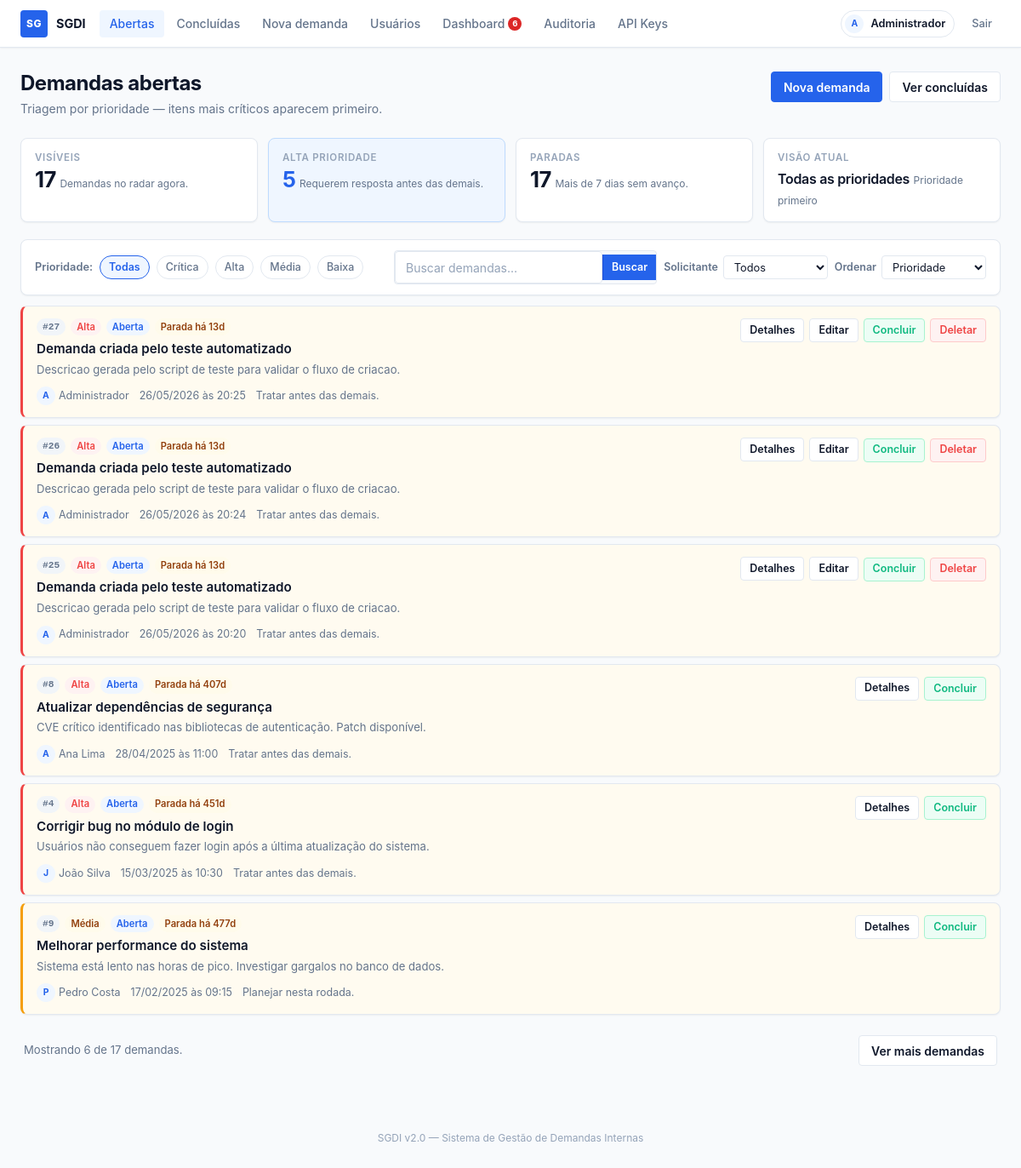
/demandas (signed in), run on the app's committed database.
### tables this page shows
CREATE TABLE demandas (
            id INTEGER PRIMARY KEY AUTOINCREMENT,
            titulo TEXT NOT NULL,
            descricao TEXT NOT NULL,
            solicitante TEXT NOT NULL,
            usuario_id INTEGER NOT NULL REFERENCES usuarios(id),
            prioridade TEXT NOT NULL DEFAULT 'Média',
            status TEXT NOT NULL DEFAULT 'Aberta',
            data_criacao TEXT NOT NULL,
            data_prevista TEXT,
            data_conclusao TEXT
        , responsavel_id INTEGER REFERENCES usuarios(id));

### app.py (the view)
@app.route("/demandas")
@login_required
def index():
    contexto = build_demand_context(
        STATUS_ABERTA,
        filtro_prioridade=request.args.get("prioridade", "").strip(),
        filtro_usuario_id=request.args.get("usuario_id", "").strip() or None,
        ordenacao=request.args.get("ordenacao", "prioridade"),
    )
    contexto["rota_listagem"] = "index"
    return render_template("index.html", **contexto)

### app.py (called while the page is built)
def login_required(f):
    @wraps(f)
    def decorated(*args, **kwargs):
        if "usuario_id" not in session:
            flash("Faça login para continuar.")
            return redirect(url_for("login"))
        return f(*args, **kwargs)
    return decorated

@app.context_processor
def inject_globals():
    if "csrf_token" not in session:
        session["csrf_token"] = secrets.token_hex(32)
    return {
        "csrf_token": session["csrf_token"],
        "usuario_logado": {
            "id": session.get("usuario_id"),
            "nome": session.get("usuario_nome"),
            "username": session.get("usuario_username"),
        } if "usuario_id" in session else None,
    }

def get_db():
    return get_db_connection()

@app.template_filter("priority_slug")
def priority_slug(value):
    return PRIORIDADE_SLUGS.get(value, "neutra")

@app.template_filter("display_datetime")
def display_datetime(value):
    try:
        return datetime.strptime(value, "%Y-%m-%d %H:%M:%S").strftime("%d/%m/%Y às %H:%M")
    except (TypeError, ValueError):
        return value or ""

def normalize_priority(prioridade):
    return prioridade if prioridade in PRIORIDADES else ""

def normalize_order(ordenacao):
    return ordenacao if ordenacao in ORDENACOES else "prioridade"

def enrich_demands(demandas):
    agora = datetime.now()
    resultado = []
    for demanda in demandas:
        d = dict(demanda)
        try:
            data_criacao = datetime.strptime(d["data_criacao"], "%Y-%m-%d %H:%M:%S")
            dias_parada = (agora - data_criacao).days
        except (ValueError, TypeError):
            dias_parada = 0
        d["dias_parada"] = dias_parada
        d["alerta_parada"] = d.get("status") == STATUS_ABERTA and dias_parada >= DIAS_ALERTA_PARADA
        resultado.append(d)
    return resultado

def build_summary(demandas, filtro_prioridade, ordenacao):
    contagem = {p: 0 for p in PRIORIDADES}
    for d in demandas:
        if d.get("prioridade") in contagem:
            contagem[d["prioridade"]] += 1
    return {
        "total": len(demandas),
        "alta": contagem[PRIORIDADES[0]],
        "media": contagem[PRIORIDADES[1]],
        "baixa": contagem[PRIORIDADES[2]],
        "alertas": sum(1 for d in demandas if d.get("alerta_parada")),
        "filtro_label": filtro_prioridade or "Todas as prioridades",
        "ordenacao_label": ORDENACAO_LABELS[ordenacao],
    }

### templates/index.html (shortened to what this page needs)
{% extends "base.html" %}
{% block content %}
<div class="page-header">
    <div>
        <h1>Demandas abertas</h1>
        <p class="page-header__sub">Triagem por prioridade — itens mais críticos aparecem primeiro.</p>
    </div>
    <div class="page-header__actions">
        <a href="{{ url_for('nova_demanda') }}" class="btn btn--primary">Nova demanda</a>
        <a href="{{ url_for('concluidas') }}" class="btn btn--secondary">Ver concluídas</a>
    </div>
</div>
<div class="stats-bar">
    <div class="stat-card">
        <p class="stat-card__label">Visíveis</p>
        <strong class="stat-card__value" data-summary-total>{{ resumo.total }}</strong>
        <span class="stat-card__hint">Demandas no radar agora.</span>
    </div>
    <div class="stat-card stat-card--accent">
        <p class="stat-card__label">Alta prioridade</p>
        <strong class="stat-card__value" data-summary-high>{{ resumo.alta }}</strong>
        <span class="stat-card__hint">Requerem resposta antes das demais.</span>
    </div>
    <div class="stat-card">
        <p class="stat-card__label">Paradas</p>
        <strong class="stat-card__value" data-summary-alerts>{{ resumo.alertas }}</strong>
        <span class="stat-card__hint">Mais de 7 dias sem avanço.</span>
    </div>
    <div class="stat-card">
        <p class="stat-card__label">Visão atual</p>
        <strong class="stat-card__value stat-card__value--sm" data-summary-view>{{ resumo.filtro_label }}</strong>
        <span class="stat-card__hint" data-summary-order>{{ resumo.ordenacao_label }}</span>
    </div>
</div>
<section data-demand-module>
<div class="toolbar">
    <div class="toolbar__left">
        <span class="toolbar__label">Prioridade:</span>
        <a
            href="{{ url_for(rota_listagem, prioridade=None, usuario_id=filtro_usuario_id or None, ordenacao=ordenacao_atual, q=termo_busca or None) }}"
            class="filter-pill {% if not filtro_atual %}is-active{% endif %}"
            data-priority-filter=""
            aria-pressed="{% if not filtro_atual %}true{% else %}false{% endif %}"
        >
            Todas
        </a>
        {% for prioridade in prioridades %}
            <a
                href="{{ url_for(rota_listagem, prioridade=prioridade, usuario_id=filtro_usuario_id or None, ordenacao=ordenacao_atual, q=termo_busca or None) }}"
                class="filter-pill priority-{{ prioridade|priority_slug }} {% if filtro_atual == prioridade %}is-active{% endif %}"
                data-priority-filter="{{ prioridade|priority_slug }}"
                aria-pressed="{% if filtro_atual == prioridade %}true{% else %}false{% endif %}"
            >
                {{ prioridade }}
            </a>
        {% endfor %}
    </div>
    <div class="toolbar__right">
        <form action="{{ url_for('buscar') }}" method="GET" data-search-form>
            <div class="search-field">
                <input
                    type="text"
                    name="q"
                    placeholder="Buscar demandas..."
                    value="{{ termo_busca|default('') }}"
                    aria-label="Buscar demandas abertas"
                >
                <button type="submit">Buscar</button>
            </div>
        </form>
        <form method="GET" action="{{ url_for('index') }}">
            <div class="toolbar-select">
                <label for="usuario_id">Solicitante</label>
                <select name="usuario_id" id="usuario_id" onchange="this.form.submit()">
                    <option value="">Todos</option>
                </select>
            </div>
        </form>
        <form method="GET" action="{{ url_for(rota_listagem) }}">
            <div class="toolbar-select">
                <label for="ordenacao">Ordenar</label>
                <select name="ordenacao" id="ordenacao" data-sort-control>
                    <option value="prioridade" {% if ordenacao_atual == 'prioridade' %}selected{% endif %}>Prioridade</option>
                </select>
            </div>
        </form>
    </div>
</div>
<div
    class="demand-list"
    data-demand-list
    data-current-filter="{{ (filtro_atual|priority_slug) if filtro_atual else '' }}"
    data-current-order="{{ ordenacao_atual }}"
    data-batch-size="6"
>
    {% if demandas %}
        {% for demanda in demandas %}
            <article
                class="demand-card priority-{{ demanda['prioridade']|priority_slug }}{% if demanda.alerta_parada %} is-stalled{% endif %}"
                data-demand-card
                data-priority="{{ demanda['prioridade']|priority_slug }}"
                data-created="{{ demanda['data_criacao'] }}"
                data-alert="{% if demanda.alerta_parada %}true{% else %}false{% endif %}"
            >
                <div class="demand-card__body">
                    <div class="demand-card__top">
                        <div class="demand-card__headline">
                            <div class="chip-row">
                                <span class="chip chip--id">#{{ demanda['id'] }}</span>
                                <span class="chip chip--{{ demanda['prioridade']|priority_slug }}">{{ demanda['prioridade'] }}</span>
                                <span class="chip chip--open">Aberta</span>
                                {% if demanda.alerta_parada %}
                                    <span class="chip chip--stalled">Parada há {{ demanda.dias_parada }}d</span>
                                {% endif %}
                            </div>
                            <h3 class="demand-card__title">
                                <a href="{{ url_for('detalhes', id=demanda['id']) }}">{{ demanda['titulo'] }}</a>
                            </h3>
                            <p class="demand-card__desc">
                                {{ demanda['descricao'][:180] }}{% if demanda['descricao']|length > 180 %}…{% endif %}
                            </p>
                        </div>
                        <div class="demand-card__actions">
                            <a href="{{ url_for('detalhes', id=demanda['id']) }}" class="btn btn--secondary btn--sm">Detalhes</a>
                            {% if usuario_logado.id == demanda['usuario_id'] %}
                                <a href="{{ url_for('editar', id=demanda['id']) }}" class="btn btn--secondary btn--sm">Editar</a>
                            {% endif %}
                            <form method="POST" action="{{ url_for('concluir', id=demanda['id']) }}">
                                <button type="submit" class="btn btn--soft btn--sm">Concluir</button>
                            </form>
                            {% if usuario_logado.id == demanda['usuario_id'] %}
                                <form method="POST" action="{{ url_for('deletar', id=demanda['id']) }}" onsubmit="return confirm('Deletar esta demanda?');">
                                    <button type="submit" class="btn btn--danger btn--sm">Deletar</button>
                                </form>
                            {% endif %}
                        </div>
                    </div>
                    <div class="demand-card__meta">
                        <span class="demand-card__meta-item">
                            <span class="avatar avatar--sm">{{ demanda['solicitante'][0] }}</span>
                            {{ demanda['solicitante'] }}
                        </span>
                        <span class="demand-card__meta-item">{{ demanda['data_criacao']|display_datetime }}</span>
                        <span class="demand-card__meta-item">
                            {% if demanda['prioridade']|priority_slug == 'alta' %}Tratar antes das demais.
                            {% elif demanda['prioridade']|priority_slug == 'media' %}Planejar nesta rodada.
                            {% else %}Encaixar no fluxo.{% endif %}
                        </span>
                    </div>
                </div>
            </article>
        {% endfor %}
    {% else %}
        <div class="empty-state">
            <h3>Nenhuma demanda encontrada.</h3>
            <p>Limpe o filtro ou registre uma nova demanda para manter o fluxo atualizado.</p>
            <a href="{{ url_for('index') }}" class="btn btn--primary">Ver todas as abertas</a>
        </div>
    {% endif %}
</div>
<div class="pagination-bar" data-load-more-area hidden>
    <p data-load-more-status></p>
    <button type="button" class="btn btn--secondary" data-load-more>Ver mais demandas</button>
</div>
</section>
{% endblock %}

### templates/base.html (shortened to what this page needs)
<!DOCTYPE html>
<html lang="pt-BR">
<head>
    <link rel="stylesheet" href="{{ url_for('static', filename='style.css') }}">
</head>
<body>
    <nav class="navbar">
        <div class="navbar__inner">
            <a href="{{ url_for('dashboard') }}" class="navbar__brand">
                <span class="navbar__logo">SG</span>
                <span class="navbar__name">SGDI</span>
            </a>
            <div class="navbar__links">
                <a href="{{ url_for('index') }}"
                   class="navbar__link {% if request.endpoint in ['index', 'buscar'] %}is-active{% endif %}">
                    Abertas
                </a>
                <a href="{{ url_for('concluidas') }}"
                   class="navbar__link {% if request.endpoint == 'concluidas' %}is-active{% endif %}">
                    Concluídas
                </a>
                <a href="{{ url_for('nova_demanda') }}"
                   class="navbar__link {% if request.endpoint == 'nova_demanda' %}is-active{% endif %}">
                    Nova demanda
                </a>
                <a href="{{ url_for('usuarios') }}"
                   class="navbar__link {% if request.endpoint == 'usuarios' %}is-active{% endif %}">
                    Usuários
                </a>
                <a href="{{ url_for('dashboard') }}"
                   class="navbar__link {% if request.endpoint == 'dashboard' %}is-active{% endif %}">
                    Dashboard
                    <span class="nav-alert-badge" id="nav-alert-badge" style="display:none"></span>
                </a>
                <a href="{{ url_for('auditoria') }}"
                   class="navbar__link {% if request.endpoint in ['auditoria','auditoria_export'] %}is-active{% endif %}"
                   title="Auditoria e Logs">
                    Auditoria
                </a>
                <a href="{{ url_for('api_keys') }}"
                   class="navbar__link {% if request.endpoint == 'api_keys' %}is-active{% endif %}">
                    API Keys
                </a>
            </div>
            <div class="navbar__end">
                {% if usuario_logado %}
                    <div class="navbar__user">
                        <span class="avatar avatar--sm">{{ usuario_logado.nome[0] }}</span>
                        <span class="navbar__user-name">{{ usuario_logado.nome }}</span>
                    </div>
                    <form method="POST" action="{{ url_for('logout') }}">
                        <button type="submit" class="navbar__logout">Sair</button>
                    </form>
                {% endif %}
            </div>
        </div>
    </nav>
    <main class="container">
        {% block content %}{% endblock %}
    </main>
    <footer class="app-footer">
        <p>SGDI v2.0 — Sistema de Gestão de Demandas Internas</p>
    </footer>
</body>
</html>

### data on the page
demandas: id "27", prioridade "Alta", dias_parada "13", titulo "Demanda criada pelo teste automatizado", descricao "Descricao gerada pelo script de teste para validar o fluxo de criacao.", solicitante "A", solicitante "Administrador", data_criacao|display_datetime "26/05/2026 às 20:25", shows "Tratar antes das demais."
demandas: id "26", prioridade "Alta", dias_parada "13", titulo "Demanda criada pelo teste automatizado", descricao "Descricao gerada pelo script de teste para validar o fluxo de criacao.", solicitante "A", solicitante "Administrador", data_criacao|display_datetime "26/05/2026 às 20:24", shows "Tratar antes das demais."
demandas: id "25", prioridade "Alta", dias_parada "13", titulo "Demanda criada pelo teste automatizado", descricao "Descricao gerada pelo script de teste para validar o fluxo de criacao.", solicitante "A", solicitante "Administrador", data_criacao|display_datetime "26/05/2026 às 20:20", shows "Tratar antes das demais."
demandas: id "8", prioridade "Alta", dias_parada "407", titulo "Atualizar dependências de segurança", descricao "CVE crítico identificado nas bibliotecas de autenticação. Patch disponível.", solicitante "A", solicitante "Ana Lima", data_criacao|display_datetime "28/04/2025 às 11:00", shows "Tratar antes das demais."
demandas: id "4", prioridade "Alta", dias_parada "451", titulo "Corrigir bug no módulo de login", descricao "Usuários não conseguem fazer login após a última atualização do sistema.", solicitante "J", solicitante "João Silva", data_criacao|display_datetime "15/03/2025 às 10:30", shows "Tratar antes das demais."
demandas: id "9", prioridade "Média", dias_parada "477", titulo "Melhorar performance do sistema", descricao "Sistema está lento nas horas de pico. Investigar gargalos no banco de dados.", solicitante "P", solicitante "Pedro Costa", data_criacao|display_datetime "17/02/2025 às 09:15", shows "Planejar nesta rodada."

### other printed values
{{ usuario_logado.nome[0] }} "A"
{{ usuario_logado.nome }} "Administrador"
{{ resumo.total }} "17"
{{ resumo.alta }} "5"
{{ resumo.alertas }} "17"
{{ prioridade }} "Crítica" "Alta" "Média" "Baixa"
